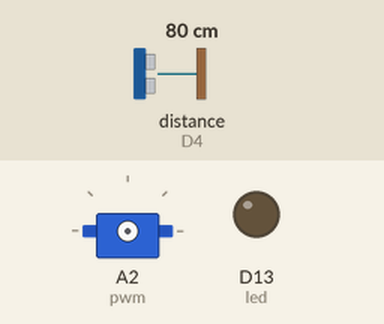
Recording of a program running on a simulated CircuitPython board. Shown: servo, output pins drawn as LEDs (lit = HIGH). Dashed ring = blinking. The inputs (shaded band) are chosen by the test bench; at power-on: distance to the obstacle (sensor on D4) 80 cm. The echo pulse lasts 58.3 µs per cm; pins used as bus, display or sensor lines are not drawn.

Above: at 1.2 s.
1.3 s: distance to the obstacle (sensor on D4) set to 34 cm
2.8 s: distance to the obstacle (sensor on D4) set to 28 cm
At 4.7 s:
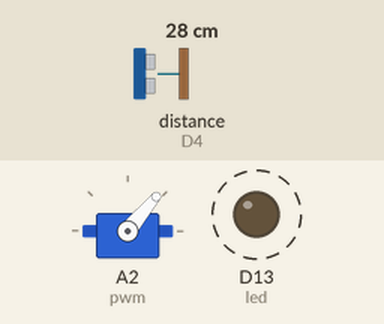
5.8 s: distance to the obstacle (sensor on D4) set to 35 cm
At 6.7 s:
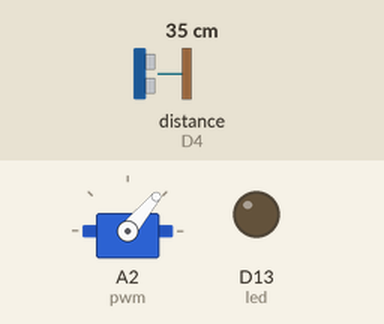
7.3 s: distance to the obstacle (sensor on D4) set to 2 cm
At 7.9 s:
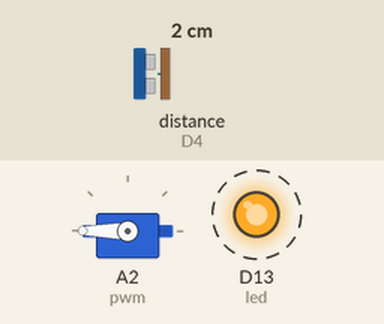
Timing chart, 0 to 11.3 s (numbered marks = the images above; inputs shaded):
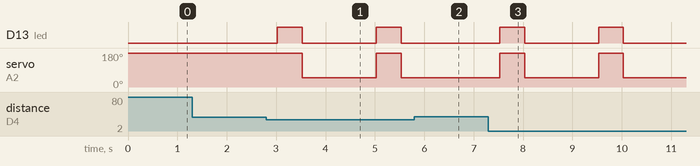

Measured:
- the behaviour switches between 31 and 30 cm on distance to the obstacle (sensor on D4) (found by bisection; images 0 and 1)
- after the input at 1.3 s, every drawn part: stays the same
- after the input at 2.8 s, D13 (led): alternates HIGH for 0.50 s and LOW for 1.5 s, starting after 0.23 s; servo on A2 (pwm): 180° → 50° after 0.73 s, → 180° 1.5 s later, → 50° 0.50 s later
- after the input at 5.8 s, D13 (led): stays LOW (without the input it goes to HIGH after 1.2 s); servo on A2 (pwm): stays 50° (without the input it goes to 180° after 1.2 s)
- after the input at 7.3 s, D13 (led): alternates HIGH for 0.50 s and LOW for 1.5 s, starting after 0.23 s; servo on A2 (pwm): alternates 180° for 0.50 s and 50° for 1.5 s, starting after 0.23 s

The program:

high-five.py
```python
"""
    CircuitPython

    This project implements a high-five machine. Or it can simply be
    used to trigger some other action (like pressing the plunger of a
    soap dispenser) when something like a hand is within range.

    It uses an HC-SR04 or US-015 ultrasonic sensor and a micro servo.

    This project has been tested on the following boards, with changes
    being made to the defined pins, as needed:
    - Adafruit Trinket M0
"""

from time import sleep
import board
import digitalio
import pwmio
from adafruit_motor import servo
import adafruit_hcsr04

ACTIVATION_THRESHOLD = 30
HAND_UP = 180
HAND_DOWN = 50

# .....................................................
def run():
    # ... Setup ...
    sonar = adafruit_hcsr04.HCSR04(trigger_pin=board.D3, echo_pin=board.D4)
    led = digitalio.DigitalInOut(board.D13)
    led.direction = digitalio.Direction.OUTPUT
    led.value = False

    pwm = pwmio.PWMOut(board.A2, duty_cycle=2 ** 15, frequency=50)
    srvo = servo.Servo(pwm)

    # ... Loop ...
    while True:
        d = sonar.distance

        if d <= ACTIVATION_THRESHOLD:
            led.value = True
            srvo.angle = HAND_UP
            sleep(.5)
            srvo.angle = HAND_DOWN
            led.value = False
            sleep(1)

        sleep(.5)

# .....................................................
run()
```
